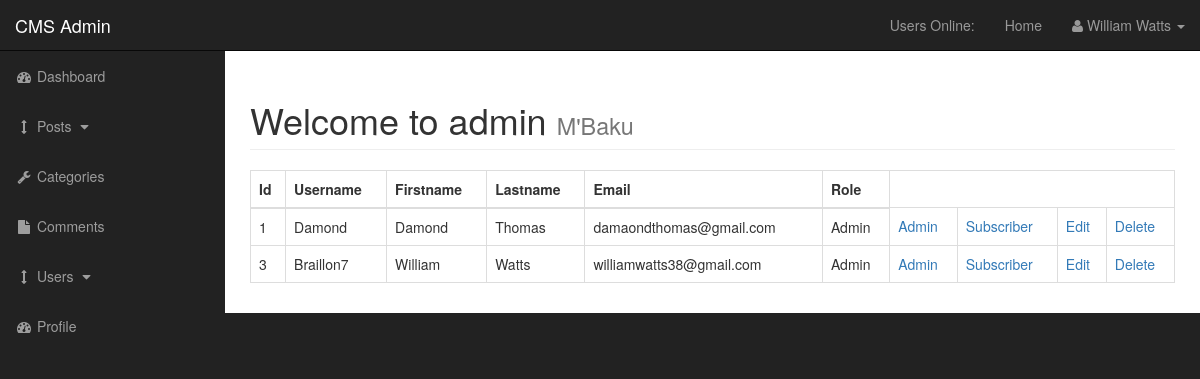
/admin/users.php, run on the app's committed database.
### tables this page shows
CREATE TABLE `users` (
  `user_id` int(3) NOT NULL,
  `username` varchar(255) NOT NULL,
  `user_password` varchar(255) NOT NULL,
  `user_firstname` varchar(255) NOT NULL,
  `user_lastname` varchar(255) NOT NULL,
  `user_email` varchar(255) NOT NULL,
  `user_image` text NOT NULL,
  `user_role` varchar(255) NOT NULL,
  `randSalt` varchar(255) NOT NULL DEFAULT '$2y$10$iusesomecrazystring28'
);

### admin/includes/view_all_users.php (the view, shortened to what this page needs)
   <table class="table table-bordered table-hover">
        <thead>
            <tr>
                <th>Id</th>
                <th>Username</th>
                <th>Firstname</th>
                <th>Lastname</th>
                <th>Email</th>
                <th>Role</th>
            </tr>
        </thead>
              <tbody>
<?php
$query = "SELECT * FROM users";
$select_users = mysqli_query($connection,$query);
while($row = mysqli_fetch_assoc($select_users)) {
$user_id             = $row['user_id'];
$username            = $row['username'];
$user_firstname      = $row['user_firstname'];
$user_lastname       = $row['user_lastname'];
$user_email          = $row['user_email'];
$user_role           = $row['user_role'];
echo "<tr>";
echo "<td>$user_id </td>";
echo "<td>$username</td>";
echo "<td>$user_firstname</td>";
echo "<td>$user_lastname</td>";
echo "<td>$user_email</td>";
echo "<td>$user_role</td>";
echo "<td><a href='users.php?change_to_admin={$user_id}'>Admin</a></td>";
echo "<td><a href='users.php?change_to_sub={$user_id}'>Subscriber</a></td>";
echo "<td><a href='users.php?source=edit_user&edit_user={$user_id}'>Edit</a></td>";
echo "<td><a href='users.php?delete={$user_id}'>Delete</a></td>";
echo "</tr>";
}
?>
    </tbody>
    </table>

### data on the page
users: user_id "1", username "Damond", user_firstname "Damond", user_lastname "Thomas", user_email "damaondthomas@gmail.com", user_role "Admin"
users: user_id "3", username "Braillon7", user_firstname "William", user_lastname "Watts", user_email "williamwatts38@gmail.com", user_role "Admin"
